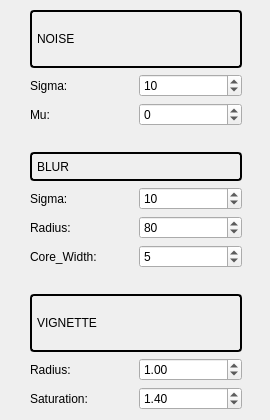
<?xml version="1.0" encoding="UTF-8"?>
<ui version="4.0">
 <class>Form</class>
 <widget class="QWidget" name="Form">
  <property name="geometry">
   <rect>
    <x>0</x>
    <y>0</y>
    <width>270</width>
    <height>420</height>
   </rect>
  </property>
  <property name="minimumSize">
   <size>
    <width>270</width>
    <height>420</height>
   </size>
  </property>
  <property name="maximumSize">
   <size>
    <width>270</width>
    <height>420</height>
   </size>
  </property>
  <property name="windowTitle">
   <string>Effects Parameters</string>
  </property>
  <property name="styleSheet">
   <string notr="true"/>
  </property>
  <widget class="QWidget" name="layoutWidget">
   <property name="geometry">
    <rect>
     <x>30</x>
     <y>10</y>
     <width>212</width>
     <height>400</height>
    </rect>
   </property>
   <layout class="QVBoxLayout" name="verticalLayout">
    <item>
     <layout class="QGridLayout" name="gridLayout_2">
      <item row="0" column="0">
       <widget class="QLabel" name="label_3">
        <property name="styleSheet">
         <string notr="true">QLabel {
    border: 2px solid black;
    border-radius: 4px;
    padding: 2px;
}</string>
        </property>
        <property name="text">
         <string>NOISE</string>
        </property>
       </widget>
      </item>
      <item row="1" column="0">
       <layout class="QGridLayout" name="gridLayout">
        <item row="0" column="1">
         <widget class="QSpinBox" name="noise_sigmaEdit">
          <property name="minimum">
           <number>0</number>
          </property>
          <property name="maximum">
           <number>50</number>
          </property>
          <property name="value">
           <number>10</number>
          </property>
         </widget>
        </item>
        <item row="1" column="0">
         <widget class="QLabel" name="label_2">
          <property name="toolTip">
           <string>Average value</string>
          </property>
          <property name="text">
           <string>Mu:</string>
          </property>
         </widget>
        </item>
        <item row="0" column="0">
         <widget class="QLabel" name="label">
          <property name="toolTip">
           <string>Standard deviation (noise level)</string>
          </property>
          <property name="text">
           <string>Sigma:</string>
          </property>
         </widget>
        </item>
        <item row="1" column="1">
         <widget class="QSpinBox" name="noise_muEdit">
          <property name="minimum">
           <number>-20</number>
          </property>
          <property name="maximum">
           <number>20</number>
          </property>
         </widget>
        </item>
       </layout>
      </item>
     </layout>
    </item>
    <item>
     <spacer name="verticalSpacer_2">
      <property name="orientation">
       <enum>Qt::Vertical</enum>
      </property>
      <property name="sizeType">
       <enum>QSizePolicy::Fixed</enum>
      </property>
      <property name="sizeHint" stdset="0">
       <size>
        <width>20</width>
        <height>20</height>
       </size>
      </property>
     </spacer>
    </item>
    <item>
     <layout class="QGridLayout" name="gridLayout_3">
      <item row="0" column="0">
       <widget class="QLabel" name="label_4">
        <property name="styleSheet">
         <string notr="true">QLabel {
    border: 2px solid black;
    border-radius: 4px;
    padding: 2px;
}</string>
        </property>
        <property name="text">
         <string>BLUR</string>
        </property>
       </widget>
      </item>
      <item row="1" column="0">
       <layout class="QGridLayout" name="gridLayout_4">
        <item row="1" column="0">
         <widget class="QLabel" name="label_5">
          <property name="toolTip">
           <string>Focus radius</string>
          </property>
          <property name="text">
           <string>Radius:</string>
          </property>
         </widget>
        </item>
        <item row="1" column="1">
         <widget class="QSpinBox" name="blur_radiusEdit">
          <property name="maximum">
           <number>150</number>
          </property>
          <property name="singleStep">
           <number>5</number>
          </property>
          <property name="value">
           <number>80</number>
          </property>
         </widget>
        </item>
        <item row="0" column="0">
         <widget class="QLabel" name="label_6">
          <property name="toolTip">
           <string>Blur degree</string>
          </property>
          <property name="text">
           <string>Sigma:</string>
          </property>
         </widget>
        </item>
        <item row="0" column="1">
         <widget class="QSpinBox" name="blur_sigmaEdit">
          <property name="toolTip">
           <string/>
          </property>
          <property name="maximum">
           <number>20</number>
          </property>
          <property name="singleStep">
           <number>1</number>
          </property>
          <property name="value">
           <number>10</number>
          </property>
         </widget>
        </item>
        <item row="2" column="0">
         <widget class="QLabel" name="label_11">
          <property name="toolTip">
           <string>Convolution kernel size (blur diameter of the area around the pixel)</string>
          </property>
          <property name="text">
           <string>Core_Width:</string>
          </property>
         </widget>
        </item>
        <item row="2" column="1">
         <widget class="QSpinBox" name="blur_coreEdit">
          <property name="readOnly">
           <bool>false</bool>
          </property>
          <property name="minimum">
           <number>3</number>
          </property>
          <property name="maximum">
           <number>9</number>
          </property>
          <property name="singleStep">
           <number>2</number>
          </property>
          <property name="value">
           <number>5</number>
          </property>
         </widget>
        </item>
       </layout>
      </item>
     </layout>
    </item>
    <item>
     <spacer name="verticalSpacer">
      <property name="orientation">
       <enum>Qt::Vertical</enum>
      </property>
      <property name="sizeType">
       <enum>QSizePolicy::Fixed</enum>
      </property>
      <property name="sizeHint" stdset="0">
       <size>
        <width>20</width>
        <height>20</height>
       </size>
      </property>
     </spacer>
    </item>
    <item>
     <layout class="QGridLayout" name="gridLayout_5">
      <item row="2" column="1">
       <widget class="QDoubleSpinBox" name="vignette_saturationEdit">
        <property name="decimals">
         <number>2</number>
        </property>
        <property name="minimum">
         <double>0.500000000000000</double>
        </property>
        <property name="maximum">
         <double>2.000000000000000</double>
        </property>
        <property name="singleStep">
         <double>0.100000000000000</double>
        </property>
        <property name="value">
         <double>1.400000000000000</double>
        </property>
       </widget>
      </item>
      <item row="1" column="1">
       <widget class="QDoubleSpinBox" name="vignette_alphaEdit">
        <property name="maximum">
         <double>2.000000000000000</double>
        </property>
        <property name="value">
         <double>1.000000000000000</double>
        </property>
       </widget>
      </item>
      <item row="2" column="0">
       <widget class="QLabel" name="label_10">
        <property name="toolTip">
         <string>Image saturation</string>
        </property>
        <property name="text">
         <string>Saturation:</string>
        </property>
       </widget>
      </item>
      <item row="0" column="0" colspan="2">
       <widget class="QLabel" name="label_7">
        <property name="styleSheet">
         <string notr="true">QLabel {
    border: 2px solid black;
    border-radius: 4px;
    padding: 2px;
}</string>
        </property>
        <property name="text">
         <string>VIGNETTE</string>
        </property>
       </widget>
      </item>
      <item row="1" column="0">
       <widget class="QLabel" name="label_8">
        <property name="toolTip">
         <string>Overlap degree</string>
        </property>
        <property name="text">
         <string>Radius:</string>
        </property>
       </widget>
      </item>
     </layout>
    </item>
   </layout>
  </widget>
 </widget>
 <resources/>
 <connections/>
</ui>
